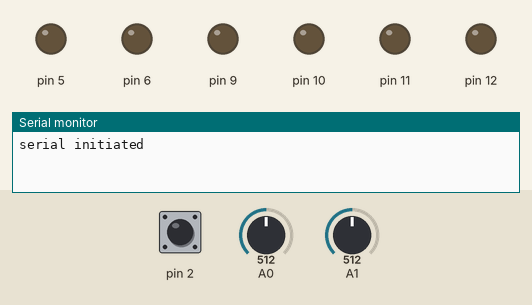
Bench run of a program on a simulated Arduino Leonardo, built with avr-gcc and run on an emulated ATmega32U4. Shown: output pins drawn as LEDs (lit = HIGH), the last lines printed to the serial monitor. The test bench sets the inputs (shaded band); at power-on: A0 = 512, A1 = 512, pin 2 HIGH.

Above: at 1.2 s.
1.3 s: A0 set to 544
2.8 s: A0 set to 552
At 3.3 s:
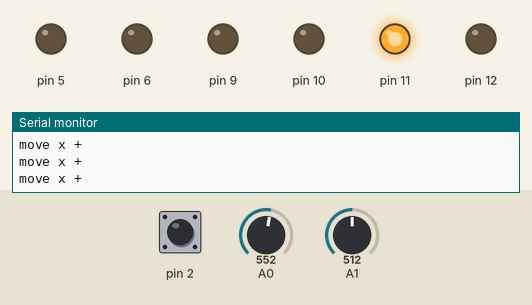
4.3 s: A1 set to 537
5.8 s: A1 set to 552
At 7.0 s:
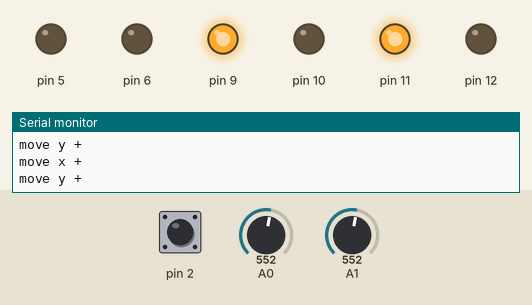
7.3 s: A0 set to 306
At 8.5 s:
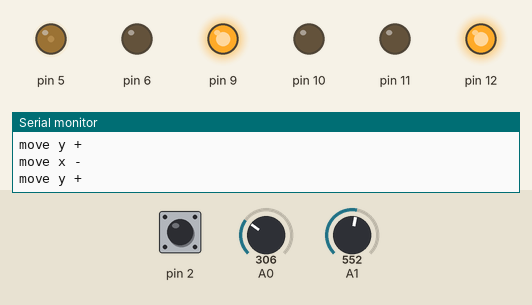
8.8 s: A1 set to 306
At 9.8 s:
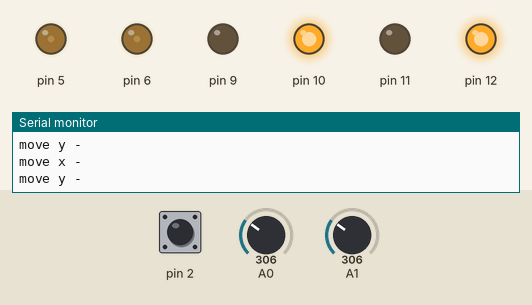
Timing chart, 0 to 11.4 s (numbered marks = the images above; inputs shaded):
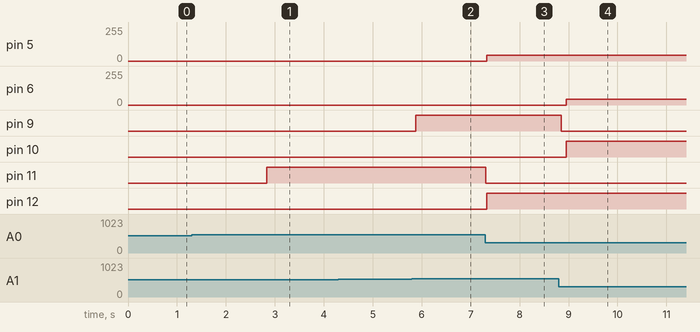

Measured:
- the behaviour switches between 551 and 552 on A0 (found by bisection; images 0 and 1)
- the behaviour switches between 551 and 552 on A1 (found by bisection; images 1 and 2)
- after the input at 1.3 s, every drawn part: stays the same
- after the input at 2.8 s, pin 11: LOW → HIGH at once
- after the input at 5.8 s, pin 9: LOW → HIGH after 0.08 s
- after the input at 7.3 s, pin 5: 0/255 → 44/255 at once; pin 11: HIGH → LOW at once; pin 12: LOW → HIGH at once
- after the input at 8.8 s, pin 6: 0/255 → 44/255 after 0.16 s; pin 9: HIGH → LOW after 0.06 s; pin 10: LOW → HIGH after 0.16 s

The program:

main.cpp
```cpp
#include <Arduino.h>
#include <Pin.h>
#include <Joystick.h>
#include <Plotter.h>
#include <Report.h>

Pin joystickTiltXPin(A0);
Pin joystickTiltYPin(A1);
Pin joystickPressPin(2);

Pin XAxisClockPin(12);
Pin XAxisCounterClockPin(11);
Pin YAxisClockPin(10);
Pin YAxisCounterClockPin(9);
Pin modulateYAxisPin(6);
Pin modulateXAxisPin(5);

Joystick joystick(joystickTiltXPin,
                  joystickTiltYPin,
                  joystickPressPin);
Plotter plotter(XAxisClockPin,
                XAxisCounterClockPin,
                YAxisClockPin,
                YAxisCounterClockPin,
                modulateYAxisPin,
                modulateXAxisPin);

bool joystickLastPressedState = false;

void toggleJoystickEnabled()
{
  joystick.enabled = !joystick.enabled;
  if (!joystick.enabled)
    plotter.stop();
}

void updateJoystickEnabledState()
{
  const bool joystickPressedState = joystick.getPressedState();
  if (joystickLastPressedState != joystickPressedState && joystickPressedState)
    toggleJoystickEnabled();
  joystickLastPressedState = joystickPressedState;
}

void controlPlotterMotors()
{
  const float tiltX = joystick.getTiltX();
  const float tiltY = joystick.getTiltY();

  // reportValue(tiltX, "tilt X");
  // reportValue(tiltY, "tilt Y");

  if (tiltX < 0)
    plotter.moveXClock();

  if (tiltX > 0)
    plotter.moveXCounterClock();

  if (tiltX == 0)
    plotter.stopX();

  plotter.setXSpeed(static_cast<int>(abs(tiltX) * 255));

  if (tiltY < 0)
    plotter.moveYClock();

  if (tiltY > 0)
    plotter.moveYCounterClock();

  if (tiltY == 0)
    plotter.stopY();

  plotter.setYSpeed(static_cast<int>(abs(tiltY) * 255));
}

void setup()
{
  initSerial();
  report("serial initiated");
}

void loop()
{
  delay(100);
  updateJoystickEnabledState();
  controlPlotterMotors();
}
```
